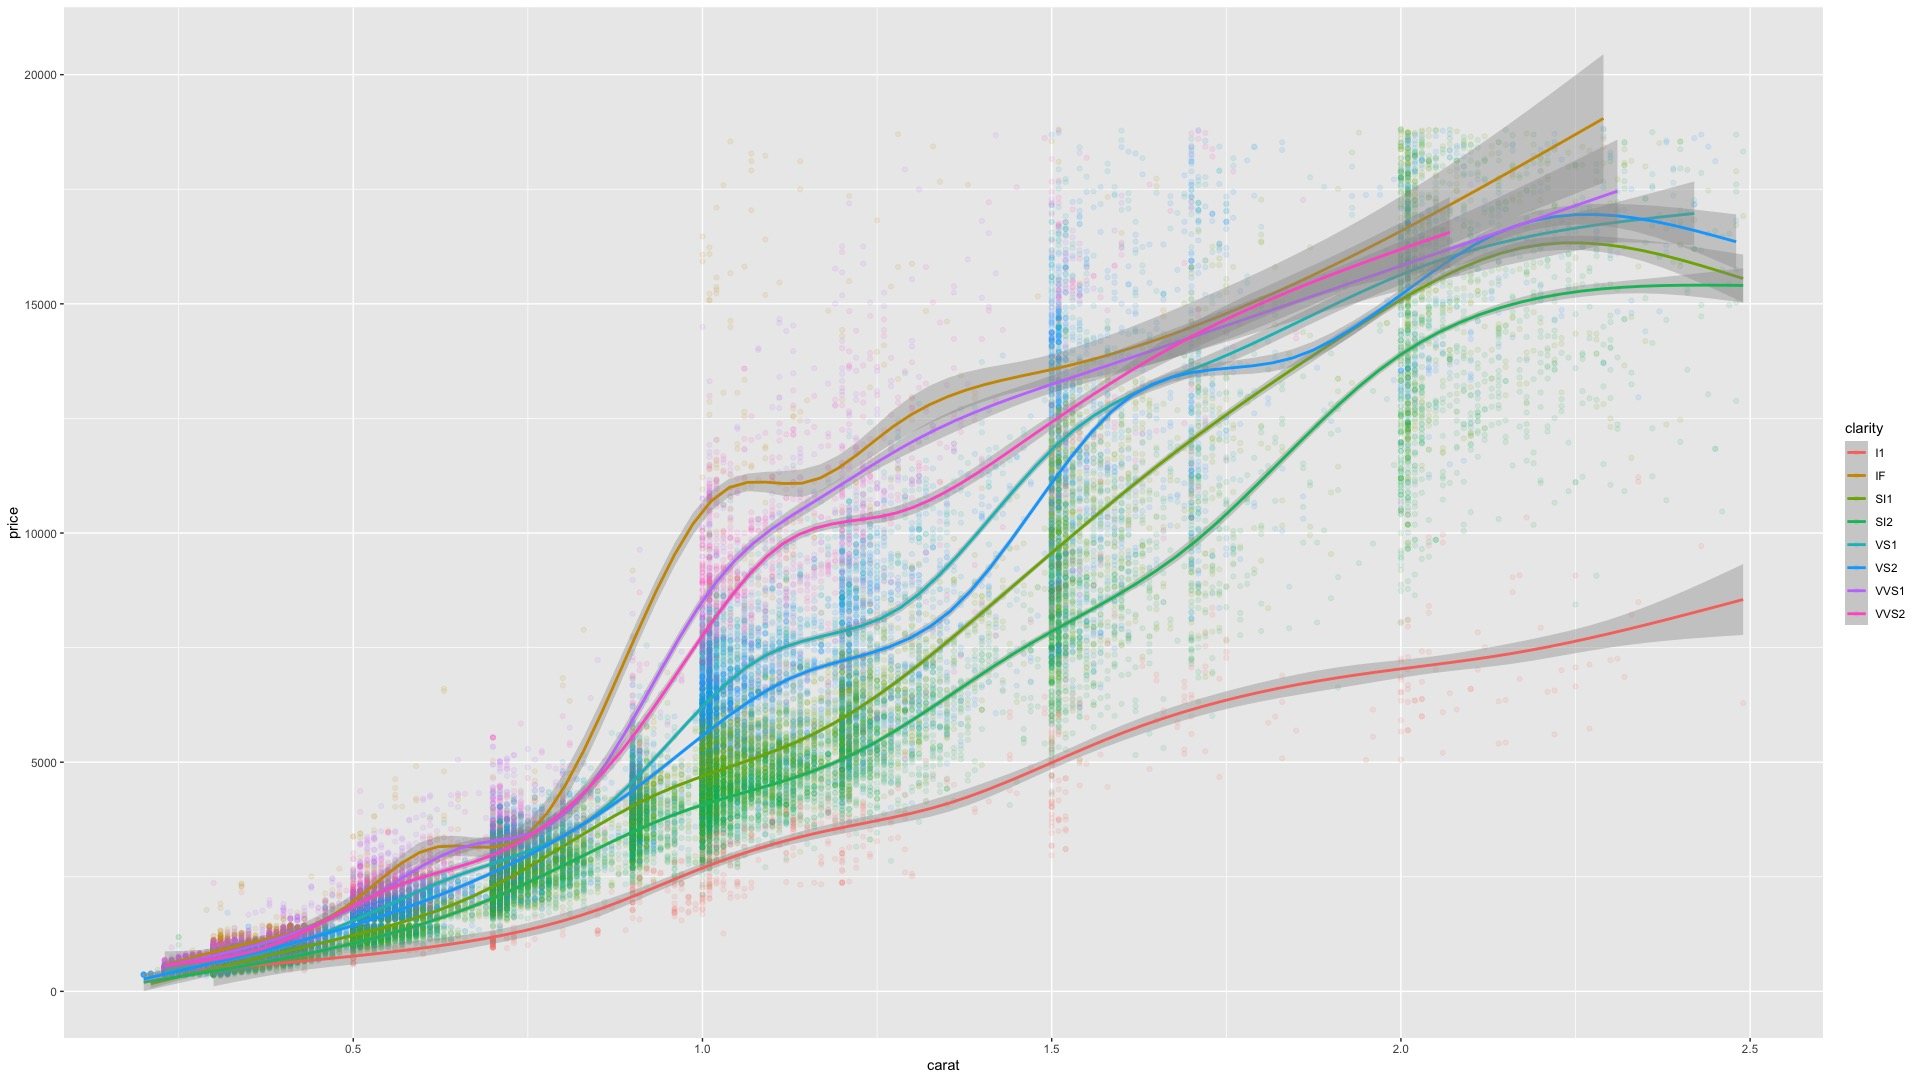

Here is the R script that generated this plot:
# Reading Data
mydata <- read.csv("/Users/Apple/Desktop/DESKTOP/R_PROGRAM/P2-Mispriced-Diamonds.csv")
# Installing Packages
install.packages("ggplot2")
# For visulaization with GGPLOT
ggplot(data=mydata[mydata$carat<2.5,],aes(x=carat, y=price, colour =clarity))+
  geom_point(alpha = 0.1) +
  geom_smooth()
